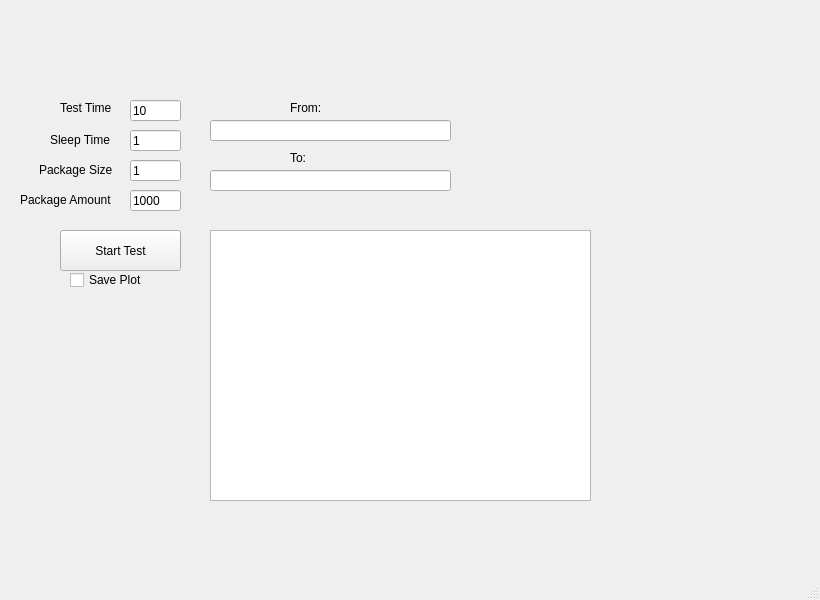
<?xml version="1.0" encoding="UTF-8"?>
<ui version="4.0">
 <class>MainWindow</class>
 <widget class="QMainWindow" name="MainWindow">
  <property name="geometry">
   <rect>
    <x>0</x>
    <y>0</y>
    <width>820</width>
    <height>600</height>
   </rect>
  </property>
  <property name="windowTitle">
   <string>MainWindow</string>
  </property>
  <widget class="QWidget" name="centralwidget">
   <widget class="QPushButton" name="StartTest">
    <property name="geometry">
     <rect>
      <x>60</x>
      <y>230</y>
      <width>121</width>
      <height>41</height>
     </rect>
    </property>
    <property name="text">
     <string>Start Test</string>
    </property>
   </widget>
   <widget class="QLineEdit" name="PackageNumber">
    <property name="geometry">
     <rect>
      <x>130</x>
      <y>190</y>
      <width>51</width>
      <height>21</height>
     </rect>
    </property>
    <property name="text">
     <string>1000</string>
    </property>
   </widget>
   <widget class="QLineEdit" name="TestTime">
    <property name="geometry">
     <rect>
      <x>130</x>
      <y>100</y>
      <width>51</width>
      <height>21</height>
     </rect>
    </property>
    <property name="text">
     <string>10</string>
    </property>
   </widget>
   <widget class="QLineEdit" name="PackageSize">
    <property name="geometry">
     <rect>
      <x>130</x>
      <y>160</y>
      <width>51</width>
      <height>21</height>
     </rect>
    </property>
    <property name="text">
     <string>1</string>
    </property>
   </widget>
   <widget class="QLabel" name="label">
    <property name="geometry">
     <rect>
      <x>60</x>
      <y>100</y>
      <width>60</width>
      <height>16</height>
     </rect>
    </property>
    <property name="text">
     <string>Test Time</string>
    </property>
   </widget>
   <widget class="QLabel" name="label_2">
    <property name="geometry">
     <rect>
      <x>39</x>
      <y>160</y>
      <width>81</width>
      <height>20</height>
     </rect>
    </property>
    <property name="text">
     <string>Package Size</string>
    </property>
   </widget>
   <widget class="QLabel" name="label_3">
    <property name="geometry">
     <rect>
      <x>20</x>
      <y>190</y>
      <width>111</width>
      <height>20</height>
     </rect>
    </property>
    <property name="text">
     <string>Package Amount</string>
    </property>
   </widget>
   <widget class="QLineEdit" name="SleepTime">
    <property name="geometry">
     <rect>
      <x>130</x>
      <y>130</y>
      <width>51</width>
      <height>21</height>
     </rect>
    </property>
    <property name="text">
     <string>1</string>
    </property>
   </widget>
   <widget class="QLabel" name="label_4">
    <property name="geometry">
     <rect>
      <x>50</x>
      <y>130</y>
      <width>71</width>
      <height>20</height>
     </rect>
    </property>
    <property name="text">
     <string>Sleep Time</string>
    </property>
   </widget>
   <widget class="QLineEdit" name="FromPath">
    <property name="geometry">
     <rect>
      <x>210</x>
      <y>120</y>
      <width>241</width>
      <height>21</height>
     </rect>
    </property>
   </widget>
   <widget class="QLineEdit" name="ToPath">
    <property name="geometry">
     <rect>
      <x>210</x>
      <y>170</y>
      <width>241</width>
      <height>21</height>
     </rect>
    </property>
   </widget>
   <widget class="QLabel" name="label_5">
    <property name="geometry">
     <rect>
      <x>290</x>
      <y>100</y>
      <width>41</width>
      <height>16</height>
     </rect>
    </property>
    <property name="text">
     <string>From:</string>
    </property>
   </widget>
   <widget class="QLabel" name="label_6">
    <property name="geometry">
     <rect>
      <x>290</x>
      <y>150</y>
      <width>21</width>
      <height>16</height>
     </rect>
    </property>
    <property name="text">
     <string>To:</string>
    </property>
   </widget>
   <widget class="QCheckBox" name="SavePlotBox">
    <property name="geometry">
     <rect>
      <x>70</x>
      <y>270</y>
      <width>87</width>
      <height>20</height>
     </rect>
    </property>
    <property name="text">
     <string>Save Plot</string>
    </property>
   </widget>
   <widget class="QGraphicsView" name="PlotWindow">
    <property name="geometry">
     <rect>
      <x>210</x>
      <y>230</y>
      <width>381</width>
      <height>271</height>
     </rect>
    </property>
   </widget>
  </widget>
  <widget class="QMenuBar" name="menubar">
   <property name="geometry">
    <rect>
     <x>0</x>
     <y>0</y>
     <width>820</width>
     <height>22</height>
    </rect>
   </property>
  </widget>
  <widget class="QStatusBar" name="statusbar"/>
 </widget>
 <resources/>
 <connections/>
</ui>
